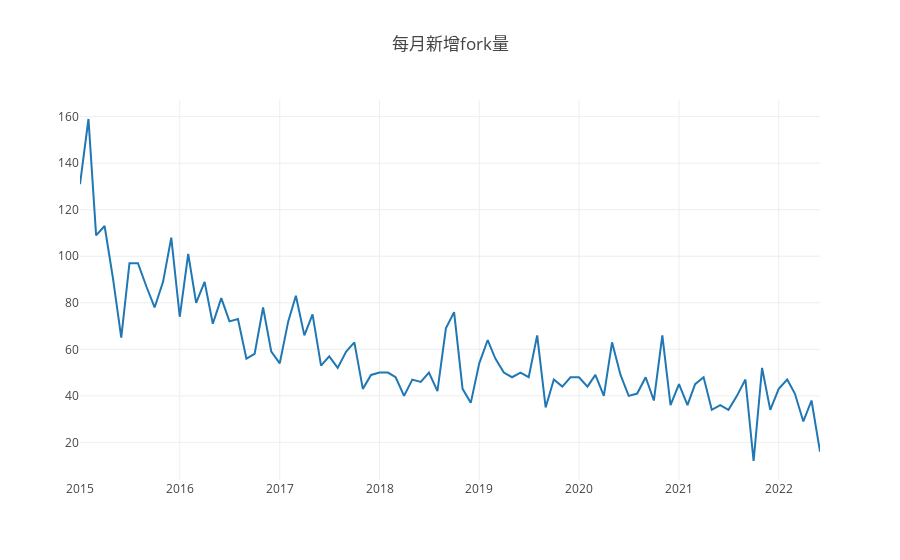

The notebook cell this image was saved under:
### Markdown cell above
## 1.2 每月新增Fork个数

### Code cell
var years = [2015, 2016, 2017, 2018, 2019, 2020, 2021, 2022];
var project_id = 29078997;
Promise.all(years.map(ant =>{
     var s = `select count(*) as forks, 
    formatDateTime(created_at,'%Y-%m') as time
    from github_log.events 
    where repo_id=${project_id} 
    and toYear(created_at) = ${ant} 
    and type = 'ForkEvent' 
    group by formatDateTime(created_at,'%Y-%m')
    order by formatDateTime(created_at,'%Y-%m')`;
    return query(s);
})).then(data =>{
    // 格式化存储数据
    var stars = [];
    var time_show = [];
    for (let i=0;i<data.length;i++){
     for (let j=0; j<data[i].length; j++){
      stars.push(data[i][j].forks);
      time_show.push(data[i][j].time);
     };
    };
    var table_data = [];
    for (var t = 0;t<stars.length;t++){
        table_data.push({'Date':time_show[t],'每月新增Fork数':stars[t]});
    }
    console.table(table_data);
    console.log("以上为有新增fork的数据");
    
      
        // 绘图
    var dd = [{x:time_show, y:stars,type:"scatter"},];
    openDigger.render.plotly(dd, {title: "每月新增fork量"});
})

### Figure 1 — Plotly figure (JSON) as saved in the notebook; plotly's stock layout.template omitted (floating-point values rounded to 4 significant figures)
{"data": [{"type": "scatter", "x": ["2015-01", "2015-02", "2015-03", "2015-04", "2015-05", "2015-06", "2015-07", "2015-08", "2015-09", "2015-10", "2015-11", "2015-12", "2016-01", "2016-02", "2016-03", "2016-04", "2016-05", "2016-06", "2016-07", "2016-08", "2016-09", "2016-10", "2016-11", "2016-12", "2017-01", "2017-02", "2017-03", "2017-04", "2017-05", "2017-06", "2017-07", "2017-08", "2017-09", "2017-10", "2017-11", "2017-12", "2018-01", "2018-02", "2018-03", "2018-04", "2018-05", "2018-06", "2018-07", "2018-08", "2018-09", "2018-10", "2018-11", "2018-12", "2019-01", "2019-02", "2019-03", "2019-04", "2019-05", "2019-06", "2019-07", "2019-08", "2019-09", "2019-10", "2019-11", "2019-12", "2020-01", "2020-02", "2020-03", "2020-04", "2020-05", "2020-06", "2020-07", "2020-08", "2020-09", "2020-10", "2020-11", "2020-12", "2021-01", "2021-02", "2021-03", "2021-04", "2021-05", "2021-06", "2021-07", "2021-08", "2021-09", "2021-10", "2021-11", "2021-12", "2022-01", "2022-02", "2022-03", "2022-04", "2022-05", "2022-06"], "y": ["131", "159", "109", "113", "91", "65", "97", "97", "87", "78", "89", "108", "74", "101", "80", "89", "71", "82", "72", "73", "56", "58", "78", "59", "54", "72", "83", "66", "75", "53", "57", "52", "59", "63", "43", "49", "50", "50", "48", "40", "47", "46", "50", "42", "69", "76", "43", "37", "54", "64", "56", "50", "48", "50", "48", "66", "35", "47", "44", "48", "48", "44", "49", "40", "63", "49", "40", "41", "48", "38", "66", "36", "45", "36", "45", "48", "34", "36", "34", "40", "47", "12", "52", "34", "43", "47", "41", "29", "38", "16"]}], "layout": {"autosize": true, "title": {"text": "每月新增fork量"}, "xaxis": {"autorange": true, "range": ["2015-01-01", "2022-06-01"], "type": "date"}, "yaxis": {"autorange": true, "range": [3.833, 167.2], "type": "linear"}}}
